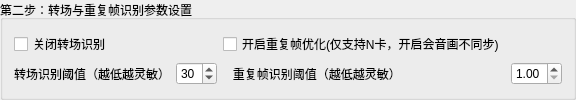
             <widget class="QGroupBox" name="groupBox_2">
              <property name="sizePolicy">
               <sizepolicy hsizetype="Preferred" vsizetype="Minimum">
                <horstretch>0</horstretch>
                <verstretch>0</verstretch>
               </sizepolicy>
              </property>
              <property name="title">
               <string>第二步：转场与重复帧识别参数设置</string>
              </property>
              <layout class="QGridLayout" name="gridLayout_13">
               <item row="0" column="0">
                <layout class="QGridLayout" name="gridLayout_15">
                 <item row="1" column="3">
                  <widget class="QLabel" name="label_4">
                   <property name="toolTip">
                    <string>&lt;html&gt;&lt;head/&gt;&lt;body&gt;&lt;p&gt;删除并补足素材出现的&lt;span style=&quot; font-weight:600;&quot;&gt;重复帧&lt;/span&gt;， 只推荐对10s以上的&lt;span style=&quot; font-weight:600;&quot;&gt;纯片段&lt;/span&gt;（非长片）使用，有音画不同步风险，&lt;/p&gt;&lt;p&gt;该取值推荐&lt;span style=&quot; font-weight:600;&quot;&gt;0.1~4&lt;/span&gt;&lt;/p&gt;&lt;/body&gt;&lt;/html&gt;</string>
                   </property>
                   <property name="text">
                    <string>   重复帧识别阈值（越低越灵敏）</string>
                   </property>
                  </widget>
                 </item>
                 <item row="1" column="4">
                  <widget class="QDoubleSpinBox" name="DupFramesTSelector">
                   <property name="minimum">
                    <double>1.000000000000000</double>
                   </property>
                   <property name="maximum">
                    <double>5.000000000000000</double>
                   </property>
                  </widget>
                 </item>
                 <item row="1" column="1">
                  <widget class="QSpinBox" name="ScdetSelector">
                   <property name="sizePolicy">
                    <sizepolicy hsizetype="Minimum" vsizetype="Fixed">
                     <horstretch>0</horstretch>
                     <verstretch>0</verstretch>
                    </sizepolicy>
                   </property>
                   <property name="minimum">
                    <number>10</number>
                   </property>
                   <property name="value">
                    <number>30</number>
                   </property>
                  </widget>
                 </item>
                 <item row="1" column="0">
                  <widget class="QLabel" name="ScdetReminder">
                   <property name="toolTip">
                    <string>&lt;html&gt;&lt;head/&gt;&lt;body&gt;&lt;p&gt;&lt;span style=&quot; font-weight:600;&quot;&gt;建议取值25~60&lt;/span&gt;&lt;/p&gt;&lt;p&gt;3D素材（有景深的画面）选20~30&lt;/p&gt;&lt;p&gt;2D素材（平面，如2D动画）选20以下&lt;/p&gt;&lt;/body&gt;&lt;/html&gt;</string>
                   </property>
                   <property name="text">
                    <string>转场识别阈值（越低越灵敏）</string>
                   </property>
                   <property name="alignment">
                    <set>Qt::AlignLeading|Qt::AlignLeft|Qt::AlignVCenter</set>
                   </property>
                  </widget>
                 </item>
                 <item row="0" column="0">
                  <widget class="QCheckBox" name="CloseScedetChecker">
                   <property name="toolTip">
                    <string>&lt;html&gt;&lt;head/&gt;&lt;body&gt;&lt;p&gt;在拆帧过程中去除&lt;span style=&quot; font-weight:600;&quot;&gt;一拍二、一拍三&lt;/span&gt;等作品的重复帧以使最终成品流畅性更佳&lt;/p&gt;&lt;p&gt;最高支持一拍八的作品&lt;/p&gt;&lt;p&gt;拆帧过程速度会下降20%&lt;/p&gt;&lt;p&gt;最终导出画质可能会有所下降&lt;/p&gt;&lt;/body&gt;&lt;/html&gt;</string>
                   </property>
                   <property name="text">
                    <string>关闭转场识别</string>
                   </property>
                  </widget>
                 </item>
                 <item row="0" column="3">
                  <widget class="QCheckBox" name="DupRmChecker">
                   <property name="toolTip">
                    <string>&lt;html&gt;&lt;head/&gt;&lt;body&gt;&lt;p&gt;在拆帧过程中去除&lt;span style=&quot; font-weight:600;&quot;&gt;一拍二、一拍三&lt;/span&gt;等作品的重复帧以使最终成品流畅性更佳&lt;/p&gt;&lt;p&gt;最高支持一拍八的作品&lt;/p&gt;&lt;p&gt;拆帧过程速度会下降20%&lt;/p&gt;&lt;p&gt;最终导出画质可能会有所下降&lt;/p&gt;&lt;p&gt;&lt;span style=&quot; font-weight:600;&quot;&gt;只推荐片段补帧，有导出结果音画不同步风险&lt;/span&gt;&lt;/p&gt;&lt;/body&gt;&lt;/html&gt;</string>
                   </property>
                   <property name="text">
                    <string>开启重复帧优化(仅支持N卡，开启会音画不同步)</string>
                   </property>
                  </widget>
                 </item>
                </layout>
               </item>
              </layout>
             </widget>
